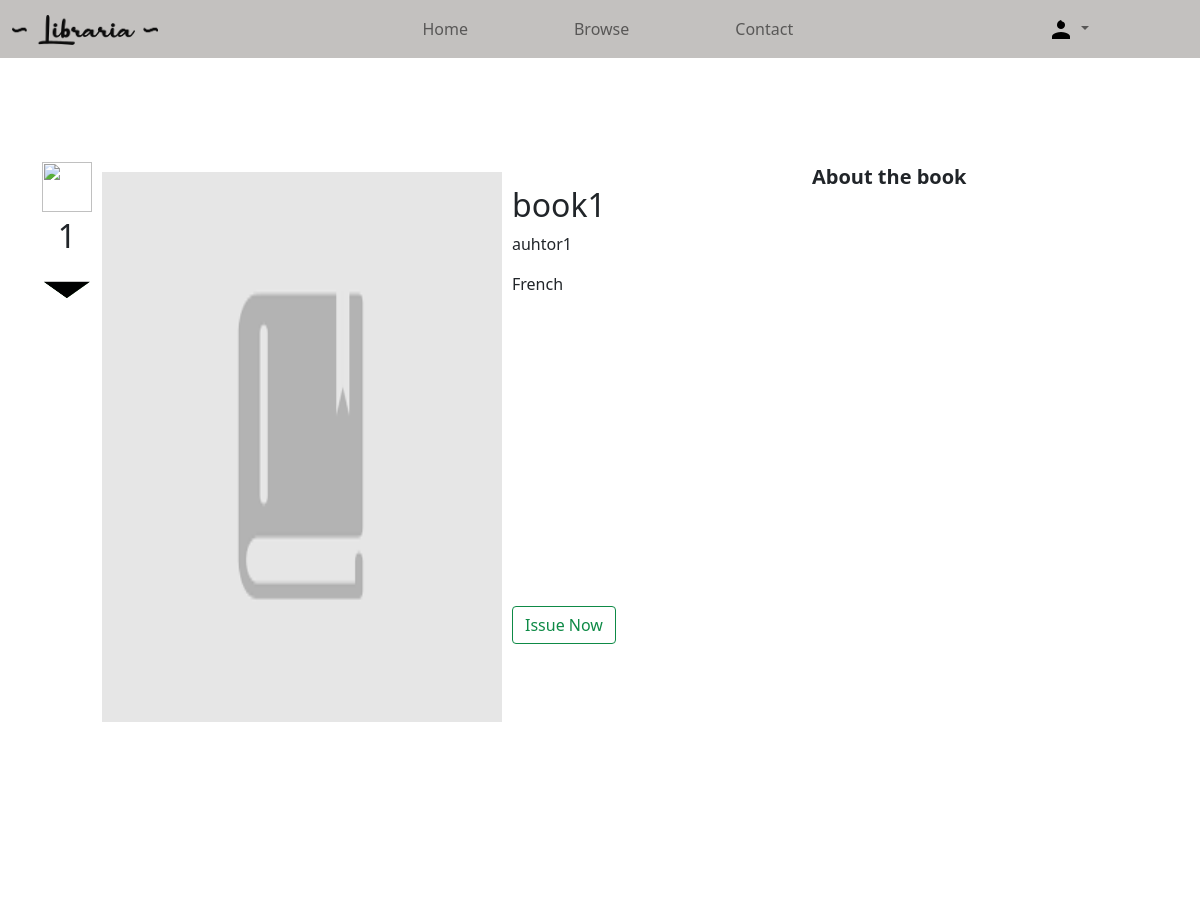
Page /bookdetail/3/ (signed in, upper part) on the earlier database version.
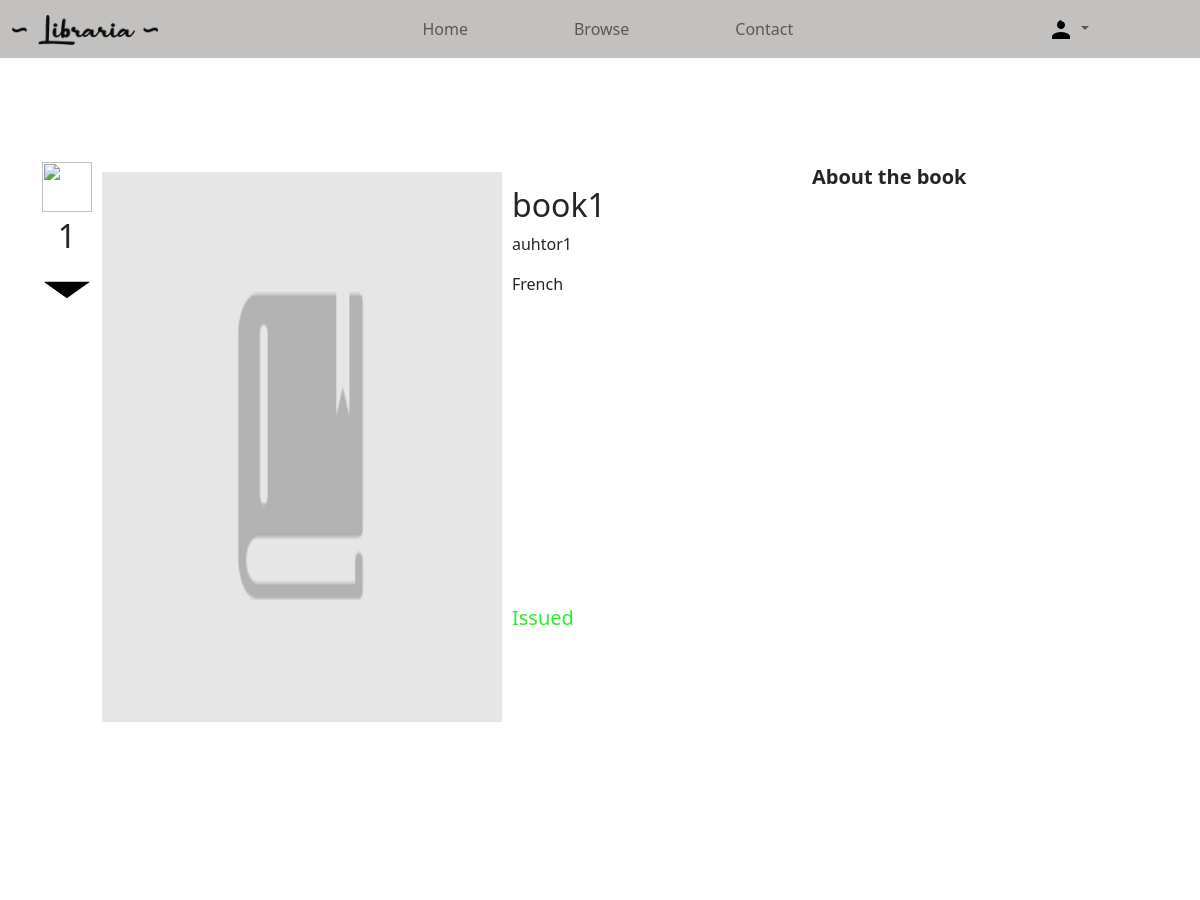
Same page on the later database version.
### accounts/views.py (the view)
# urls.py: path('bookdetail/<str:pk>/',views.bookDetail,name='bookdetail'),
@login_required(login_url='login')
@login_required(login_url='login')
def bookDetail(request,pk):
    group_admin=Group.objects.get(name='admin')
    admin_users=User.objects.filter(groups=group_admin)
    book=Book.objects.get(id=pk)
    reviews=book.review_set.all()
    length=len(reviews)
    user=request.user
    uv=book.upvote.all()
    dv=book.downvote.all()
    similar_categories=list(book.category.all())
    similar_books=Book.objects.none()
    for category in similar_categories:
        similar_cat_books=Book.objects.filter(category__name=category.name).exclude(name=book.name)
        similar_books=similar_books.union(similar_cat_books)
    upvotes=book.upvote.count()
    downvotes=book.downvote.count()
    votes=upvotes-downvotes
    pending=user.order_set.filter(book=book,status='Pending')
    issued=user.order_set.filter(book=book,status='Rented')
    context={'book':book,'similar_books':similar_books,'reviews':reviews,'pending':pending,'issued':issued,'votes':votes,'uv':uv,'dv':dv,'admin_users':admin_users,'length':length}
    return render(request,'accounts/bookdetail.html',context)

### accounts/models.py (called while the page is built)
    def __str__(self):
        return self.name

### accounts/templates/accounts/bookdetail.html (shortened to what this page needs)
{% extends 'accounts/home.html' %}
{% load static %}
{% block content %}
<br><br>
<br>
<div class="bookcontainer">
    <div class="thisbook">
        <div class="feedback">
            <div class="votecontainer">
                {% if request.user in uv %}
                <a href="{% url 'removeupvote' book.id %}"><img src="/static/images/Up_green_arrow.png" alt="" class="votes"></a>
                {%else%}
                <a href="{% url 'upvote' book.id %}" ><img src="/static/images/uparrow_black.png" alt="" class="votes"></a>
                {%endif%}
                <p class="votes">{{votes}}</p>
                {% if request.user in dv %}
                <a href="{% url 'removedownvote' book.id %}"><img style="transform: rotate(180deg);"  src="/static/images/arrow_up_red.png" alt="" class="votes"></a>
                {%else%}
                <a href="{% url 'downvote' book.id %}" ><img style="transform: rotate(180deg);" src="/static/images/uparrow_black.png" alt="" class="votes"></a>
                {%endif%}
            </div>
            <br><br><br><br>
        </div>
    <div class="imgcontainer">
        <img style="height: 550px; margin:10px; width: 400px; " src="{{book.image.url}}" alt="">
    </div>
    <div class="book">
        <br>
        <h2 style="display:flex; width:300px">{{book.name}}</h2>
        <p>{{book.author}}</p>
        <p>{{book.language}}</p>
        <br><br><br><br>
        <div class="btncontainer">
            {% if pending %}
            <h5 style="color: rgb(70, 70, 216);">Issual Request sent</h5>
            {% elif issued %}
            <h5 style="color: rgb(42, 238, 42);">Issued</h5>
            {% elif book.quantity is 0 %}
            <h5 style="color:rgb(226, 66, 66) ;">Not Available</h5>
            {% else %}
            <a href="{% url 'issuebook' book.id %}" role="button" id="issue" class="btn">Issue Now</a>
            {% endif %}
        </div>
    </div>
    </div>
    <div class="desc">
        <b style="font-size: 1.25em;">About the book</b>
        <p class="description">{{book.description}}</p>
    </div>
</div>
{% endblock %}

Differences in the rows shown:
changed Book "book1": quantity 10 → 9 (drawn)
Other differences:
text no longer shown: "Issue Now"
text now shown: "Issued"
